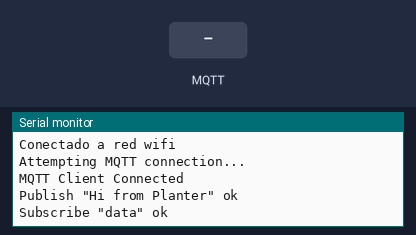
Recording of a sketch running on a simulated ESP8266 (NodeMCU). Shown: the last lines printed to the serial monitor. The inputs (shaded band) are chosen by the test bench. WiFi joins after 1.5 s; servers stay silent unless stated; no MQTT or app messages arrive unless stated; not simulated (calls return 0 or success): arduino_secrets.h; names the files do not define were given values by the test bench: MQTT_PORT = 1883.

Above: at 2.7 s.
2.8 s: MQTT message "1" arrives on the first subscribed topic
At 4.7 s:
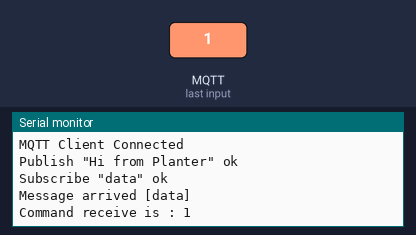
5.0 s: MQTT message "on" arrives on the first subscribed topic
At 6.5 s:
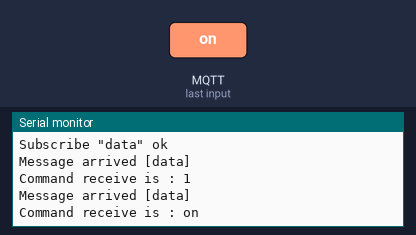
7.0 s: MQTT message "off" arrives on the first subscribed topic
At 8.0 s:
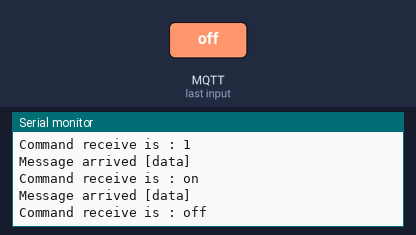

The sketch:

Esp8266Logic.ino
```cpp
#include <ESP8266WiFi.h>
#include <PubSubClient.h>
#include <ArduinoJson.h>
#include "arduino_secrets.h"

// WiFi
const char *ssid = SECRET_SSID; // Enter your WiFi name
const char *password = SECRET_PASS;  // Enter WiFi password

// MQTT Broker
String device_id = "Planter";
const char *mqtt_broker = MQTT_BROKER;
const char *topic = "data";
const char* mqtt_clientId = "Planter";
const char *mqtt_username = MQTT_USER;
const char *mqtt_password = MQTT_PASSWORD;
const int mqtt_port = MQTT_PORT;

WiFiClient espClient;
void callback(char* topic, byte* payload, unsigned int length);
PubSubClient mqtt_client(mqtt_broker, mqtt_port, callback, espClient);

void setup() {
  // Set software serial baud to 115200;
  Serial.begin(115200);
  // connecting to a WiFi network
  WiFi.begin(ssid, password);
  while (WiFi.status() != WL_CONNECTED) {
      delay(500);
      Serial.println("Intentando conectar a red WIFI..");
  }
  Serial.println("Conectado a red wifi");
  //connecting to a mqtt broker
  mqtt_connect();
}

void mqtt_connect(){
// Loop until we're reconnected
  while (!mqtt_client.connected()) {
    Serial.println("Attempting MQTT connection...");
    // Attempt to connect
    //    if (mqtt_client.connect(mqtt_clientId, mqtt_user, mqtt_password)) {
    if (mqtt_client.connect(mqtt_clientId)) {
      Serial.println("MQTT Client Connected");
      mqtt_publish((char*)("Hi from " + device_id).c_str());
      // Subscribe
      mqtt_subscribe(topic);
    } else {
      Serial.print("failed, rc=");
      Serial.print(mqtt_client.state());
      Serial.println(" try again in 5 seconds");
      // Wait 5 seconds before retrying
      delay(5000);
    }
  }
}

void mqtt_publish(char * data) {
  mqtt_connect();
  if (mqtt_client.publish(topic, data))
    Serial.println("Publish \"" + String(data) + "\" ok");
  else
    Serial.println("Publish \"" + String(data) + "\" failed");
}
void mqtt_subscribe(const char * topic) {
  if (mqtt_client.subscribe(topic))
    Serial.println("Subscribe \"" + String(topic) + "\" ok");
  else
    Serial.println("Subscribe \"" + String(topic) + "\" failed");
}


void callback(char* topic, byte* payload, unsigned int length) {
  String command;
  Serial.print("\n\nMessage arrived [");
  Serial.print(topic);
  Serial.println("] ");
  for (int i = 0; i < length; i++)
    command += (char)payload[i];

  if (command.length() > 0)
    Serial.println("Command receive is : " + command);

  DynamicJsonDocument doc(1024);
  deserializeJson(doc, command);
  JsonObject obj = doc.as<JsonObject>();


}


void loop() {
  if (!mqtt_client.loop())
    mqtt_connect();

  delay(1000);
}
```

Measured:
- after the input at 2.8 s, the serial monitor: prints a new line after 0.76 s (image 1)
- after the input at 5.0 s, the serial monitor: prints a new line after 0.56 s (image 2)
- after the input at 7.0 s, the serial monitor: prints a new line after 0.56 s (image 3)
